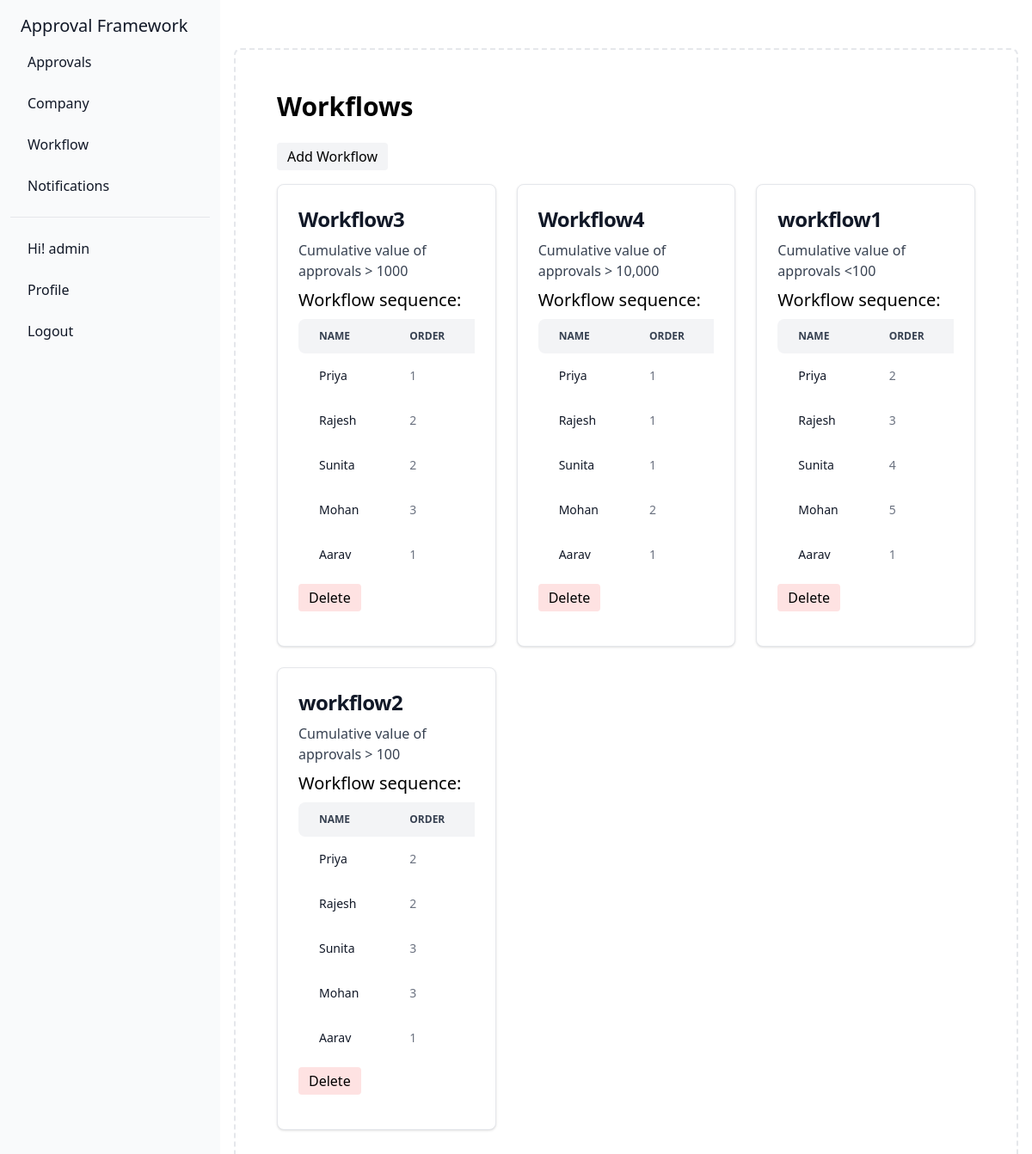
The page /workflow/ (signed in) on the database its author committed.
### approval/models.py (models this page shows, shortened)
class Workflow(models.Model):
    id = models.AutoField(primary_key=True)
    name = models.CharField(max_length=255)
    description = models.TextField()
    threshold_value = models.IntegerField()  # Approval value threshold to trigger this workflow

class WorkflowStep(models.Model):
    id = models.AutoField(primary_key=True)
    workflow = models.ForeignKey(Workflow, on_delete=models.CASCADE)
    user = models.ForeignKey(User_profile, on_delete=models.CASCADE)
    sequence = models.IntegerField()

class User_profile(models.Model):
    User = models.ForeignKey(User,on_delete=models.CASCADE)
    password = models.CharField(max_length=50,default = 'dlvgh123')
    company = models.ForeignKey(Company,on_delete=models.CASCADE)
    role_choices = {
        ('admin', 'admin'),
        ('staff', 'staff'),
        ('client','client'),
    }
    role = models.CharField(max_length=50,choices=role_choices)
    api_key = models.CharField(max_length=50,default=None,null=True)

### approval/views.py (the view)
# urls.py: path('workflow/',views.workflow,name = 'workflow page'),
def workflow(request):
    user = User_profile.objects.get(User = request.user.id)
    if request.user.is_authenticated and user.role == 'admin' :
        workflows = Workflow.objects.all().order_by('name')
        worksteps = WorkflowStep.objects.all().order_by('workflow')
        return render(request,'workflow.html',{'workflows':workflows,'profile':user,'worksteps':worksteps})
    return redirect('/login/')

### templates/workflow.html (shortened to what this page needs)
{% extends "home.html" %}
{% block content %}
<div class="bg-white p-8  sm:w-full">
    <h1 class="text-3xl font-semibold mb-6">Workflows </h1>
    <a href="/workflow/create/" class="inline-flex mr-5 items-center bg-gray-100 border-0 py-1 px-3 focus:outline-none hover:bg-gray-200 rounded text-base mt-4 md:mt-0">
        Add Workflow
    </a>
    <div class="grid grid-cols-1 sm:grid-cols-2 lg:grid-cols-3 gap-6 mt-4">
        {% for workflow in workflows %}
        <card class="col-span-1">
            <div
                class="block max-w-sm p-6 bg-white border border-gray-200 rounded-lg shadow hover:bg-gray-100">
                <h5 class="mb-2 text-2xl font-bold tracking-tight text-gray-900">
                    {{workflow.name}}
                </h5>
                <p class="font-normal text-gray-700">
                    {{workflow.description}}
                </p>
                <p class="text-xl my-2   ">Workflow sequence:</p>
                <div class="relative overflow-x-auto mb-2 ">
                    <table class="w-full text-sm text-left rtl:text-right text-gray-500 ">
                        <thead class="text-xs text-gray-700 uppercase bg-gray-100 ">
                            <tr>
                                <th scope="col" class="px-6 py-3 rounded-s-lg">
                                    Name
                                </th>
                                <th scope="col" class="px-6 py-3">
                                    Order
                                </th>
                            </tr>
                        </thead>
                        <tbody>
                                {% for workstep in worksteps %}
                                    {% if workstep.workflow.name == workflow.name %}
                                    <tr class="bg-white ">
                                        <td scope="row" class="px-6 py-4 font-medium capitalize text-gray-900 whitespace-nowrap ">
                                            {{workstep.user.User.first_name}}
                                        </td>
                                        <td class="px-6 py-4">
                                            {{workstep.sequence}}
                                        </td>
                                    </tr>
                                    {% endif %}
                                {%endfor%}
                        </tbody>
                    </table>
                </div>
                <a href="/workflow/{{workflow.id}}/remove/" class="inline-flex  mt-4 mb-4 items-center bg-red-100 border-0 py-1 px-3 focus:outline-none hover:bg-red-200 rounded text-base mt-4 md:mt-0">
                    Delete
                </a>
            </div>
        </card>
        {%endfor%}
    </div>
</div>
{% endblock %}

### templates/home.html (shortened to what this page needs)
{% extends 'base.html' %}
{% block body %}
<header class="text-gray-600 body-font">
    <div class="container mx-auto flex flex-wrap sm:p-5 flex-col md:flex-row items-center">
    </div>
</header>
{% if user.is_authenticated %}
 <aside id="separator-sidebar" class="fixed top-0 left-0 z-40 w-64 h-screen transition-transform -translate-x-full sm:translate-x-0" aria-label="Sidebar">
    <div class="h-full px-3 py-4 overflow-y-auto bg-gray-50 ">
       <ul class="space-y-2 font-medium">
        <li>
            <a class="flex title-font font-medium items-center text-gray-900 mb-4 md:mb-0" href="/">
                <span class="ml-3 text-xl">Approval Framework</span>
              </a>
         </li>
         <li>
             <a href="/approval/" class="flex items-center p-2 text-gray-900 rounded-lg  hover:bg-gray-100  group">
                <span class="ms-3">Approvals</span>
             </a>
          </li>
         {% if  profile.role == 'admin' %}
          <li>
            <a href="/company/" class="flex items-center p-2 text-gray-900 rounded-lg  hover:bg-gray-100  group">
               <span class="ms-3">Company</span>
            </a>
         </li>
         <li>
            <a href="/workflow/" class="flex items-center p-2 text-gray-900 rounded-lg  hover:bg-gray-100  group">
               <span class="ms-3">Workflow</span>
            </a>
         </li>
         {% endif %}
         <li>
            <a href="#" class="flex items-center p-2 text-gray-900 rounded-lg  hover:bg-gray-100  group">
               <span class="ms-3">Notifications</span>
            </a>
         </li>
       </ul>
       <ul class="pt-4 mt-4 space-y-2 font-medium border-t border-gray-200 ">
         <li>
            <p  class="flex items-center p-2 text-gray-900 rounded-lg  group">
               <span class="ms-3">Hi! {{request.user.first_name}}</span>
            </p>
         </li>
          <li>
            <a href="/profile/" class="flex items-center p-2 text-gray-900 rounded-lg  hover:bg-gray-100  group">
               <span class="ms-3">Profile</span>
            </a>
         </li>
         <li>
             <a href="/logout/" class="flex items-center p-2 text-gray-900 transition duration-75 rounded-lg hover:bg-gray-100  group">
                <span class="ms-3">Logout</span>
             </a>
          </li>
       </ul>
    </div>
 </aside>
 <div class="p-4 sm:ml-64">
    <div class="p-4 border-2 border-gray-200 border-dashed rounded-lg ">
       {% block content %}
       {% endblock %}
    </div>
 </div>
{%endif %}
{% endblock %}

### rows shown on the page
Workflow: name "Workflow3", description "Cumulative value of approvals > 1000"
WorkflowStep: user.User.first_name "Priya", sequence "1"
WorkflowStep: user.User.first_name "Rajesh", sequence "2"
WorkflowStep: user.User.first_name "Sunita", sequence "2"
WorkflowStep: user.User.first_name "Mohan", sequence "3"
WorkflowStep: user.User.first_name "Aarav", sequence "1"
Workflow: name "Workflow4", description "Cumulative value of approvals > 10,000"
WorkflowStep: user.User.first_name "Priya", sequence "1"
WorkflowStep: user.User.first_name "Rajesh", sequence "1"
WorkflowStep: user.User.first_name "Sunita", sequence "1"
WorkflowStep: user.User.first_name "Mohan", sequence "2"
WorkflowStep: user.User.first_name "Aarav", sequence "1"
Workflow: name "workflow1", description "Cumulative value of approvals <100"
WorkflowStep: user.User.first_name "Priya", sequence "2"
WorkflowStep: user.User.first_name "Rajesh", sequence "3"
WorkflowStep: user.User.first_name "Sunita", sequence "4"
WorkflowStep: user.User.first_name "Mohan", sequence "5"
WorkflowStep: user.User.first_name "Aarav", sequence "1"
Workflow: name "workflow2", description "Cumulative value of approvals > 100"
WorkflowStep: user.User.first_name "Priya", sequence "2"
WorkflowStep: user.User.first_name "Rajesh", sequence "2"
WorkflowStep: user.User.first_name "Sunita", sequence "3"
WorkflowStep: user.User.first_name "Mohan", sequence "3"
WorkflowStep: user.User.first_name "Aarav", sequence "1"

### other values the page prints
{{ request.user.first_name }} "admin"
